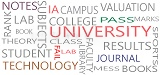
#> input picture captcha/background_image_median.png, 160 x 75 px
$ python captchatest.py
#> lines starting #> are read from the running program, lines starting #| are printed output that depends on the picture
import cv2 as cv
import pytesseract

pytesseract.pytesseract.tesseract_cmd = r'C:\Program Files\Tesseract-OCR\tesseract'

img1 = cv.imread('../background_image_median.png')
#> img1 is the input picture: shape (75, 160, 3); mean B, G, R 229.9, 230.2, 234.4
img2 = cv.imread('../images/2.jpg')
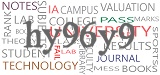
#> input picture captcha/images2/2.jpg, 160 x 75 px, found by its file name
#> img2 is the input picture: shape (75, 160, 3); mean B, G, R 218.9, 219.2, 222.4

img1 = cv.resize(img1, (img2.shape[1], img2.shape[0]))
img1 = cv.bitwise_not(img1)
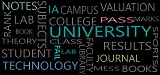
#> img1: shape (75, 160, 3); mean B, G, R 25.1, 24.8, 20.6
# cv.imshow('img1', img1)
result = cv.bitwise_or(img1, img2)
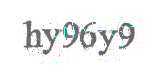
#> result: shape (75, 160, 3); mean B, G, R 240.3, 240.4, 240
# result = cv.bitwise_or(img1,result)
# result = cv.bitwise_not(result)

cv.imwrite('result_image.png', result)
# cv.imshow('Result Image', result)
cv.waitKey(0)
cv.destroyAllWindows()

print(pytesseract.image_to_string(result))
#> (this line was passed over: pytesseract is not available in this run)
